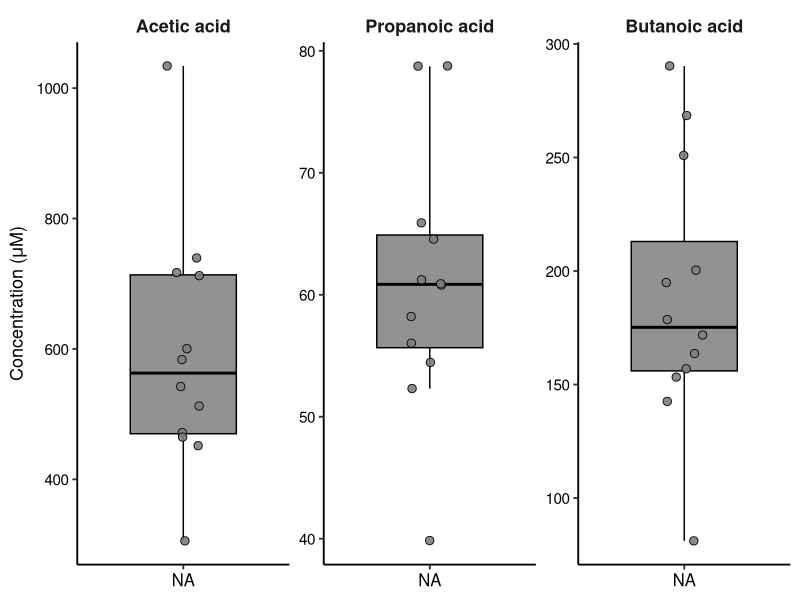
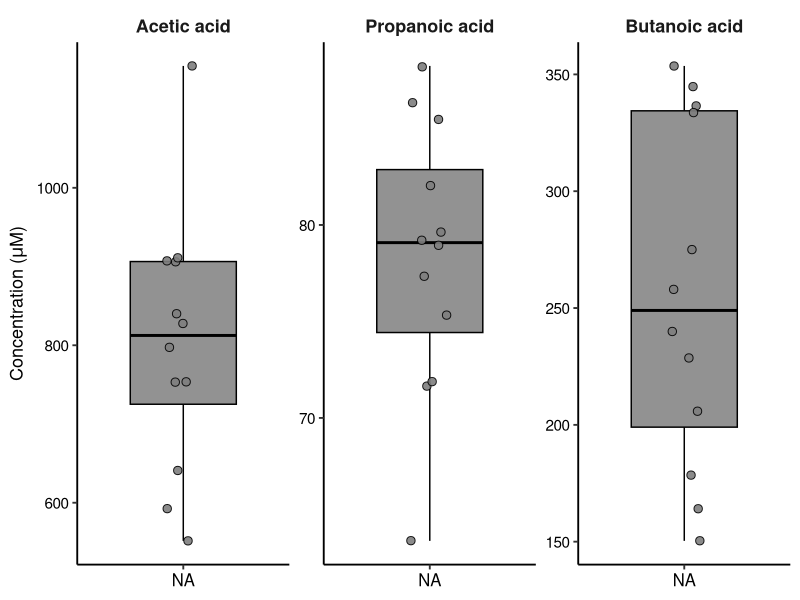
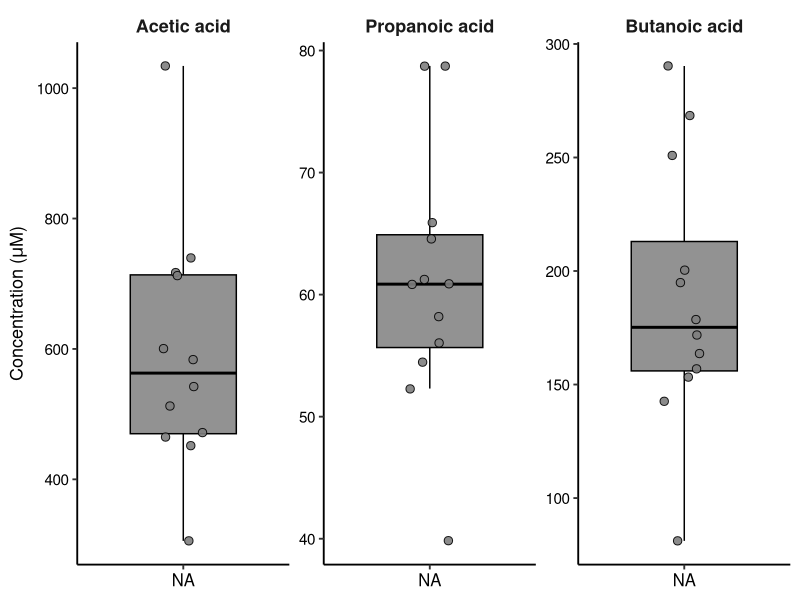
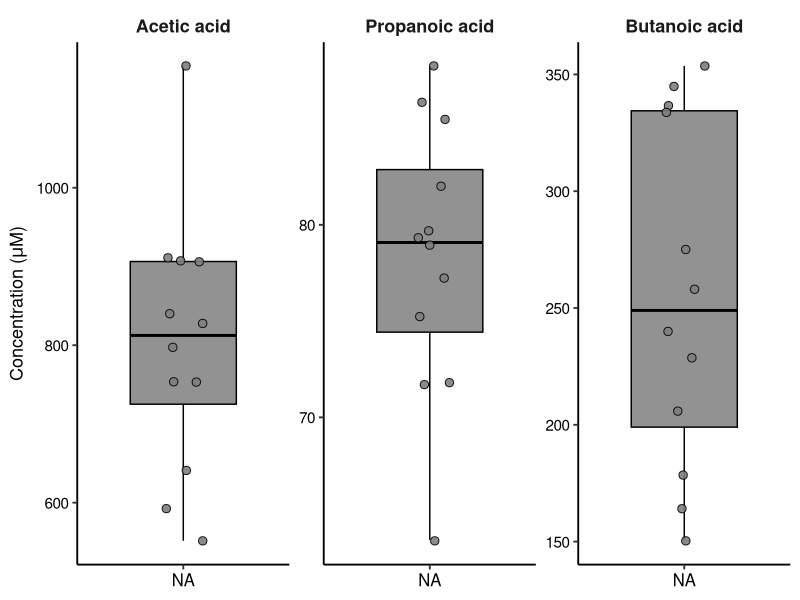

Recreate these plots in R, in order.
## ---- chunk 1
library(tidyverse)
library(ggpubr)
## ---- chunk 2
# Male
acid_df_male <- data.frame(
  Acid = c("Acetic acid", "Propanoic acid", "Butanoic acid"),
  SCFA_2R = c(30.77341192, 4.311783052, 17.65337896),
  SCFA_2L = c(32.56562304, 4.505201710, 15.13776941),
  SCFA_2N = c(27.12212407, 5.832733405, 15.73484547),
  SCFA_4R = c(28.32625100, 3.874803593, 13.50260895),
  SCFA_4L = c(43.06492747, 4.534859619, 17.17340486),
  SCFA_4N = c(62.09566630, 5.832733405, 25.57701063),
  SCFA_8 = c(18.35740908, 2.950271736, 7.149994563),
  SCFA_9 = c(27.91669927, 4.033582377, 12.56273199),
  SCFA_10 = c(36.06053286, 4.153475649, 14.41951245),
  SCFA_14 = c(35.04559781, 4.511368808, 23.65483562),
  SCFA_15 = c(42.78184810, 4.783494368, 13.82546335),
  SCFA_16 = c(44.41105699, 4.881566159, 22.10643895)
)

# Female
acid_df_female <- data.frame(
  Acid = c("Acetic acid", "Propanoic acid", "Butanoic acid"),
  SCFA_1R = c(50.4441707, 6.393796959, 29.65419381),
  SCFA_1L = c(54.4072584, 6.536856053, 31.15662021),
  SCFA_1N = c(47.87936608, 5.725631541, 30.38061478),
  SCFA_3R = c(54.48077598, 5.872126656, 20.14642072),
  SCFA_3L = c(38.49203531, 5.309342005, 15.72054536),
  SCFA_3N = c(45.22570221, 5.577567228, 24.2285883),
  SCFA_5 = c(45.25043714, 6.075897099, 18.13886282),
  SCFA_6 = c(33.12207867, 5.901728097, 13.24623953),
  SCFA_7 = c(35.57748589, 5.320871359, 14.45610848),
  SCFA_11 = c(49.69813036, 5.844811114, 21.14085906),
  SCFA_12 = c(54.71039006, 4.713661281, 22.73096207),
  SCFA_13 = c(69.34386146, 6.327768089, 29.40061417)
)
## ---- chunk 3
# Molecular weights in g/mol
mw_df <- data.frame(
  Acid = c("Acetic acid", "Propanoic acid", "Butanoic acid"),
  Molecular_weight = c(
    60.052,  # Acetic acid
    74.079,  # Propanoic acid
    88.106   # Butanoic acid
  )
)

# Convert from wide to long format and convert ppm to µM male
acid_long_male <- acid_df_male %>%
  pivot_longer(
    cols = -Acid,
    names_to = "Sample",
    values_to = "ppm"
  ) %>%
  left_join(mw_df, by = "Acid") %>%
  mutate(
    uM = (ppm / Molecular_weight) * 1000,
    
    Group = case_when(
      str_detect(Sample, "^Con") ~ "Control",
      str_detect(Sample, "^Strs") ~ "Stress"
    ),
    
    Group = factor(Group, levels = c("Control", "Stress")),
    
    Acid = factor(
      Acid,
      levels = c("Acetic acid", "Propanoic acid", "Butanoic acid")
    )
  )

# Female
acid_long_female <- acid_df_female %>%
  pivot_longer(
    cols = -Acid,
    names_to = "Sample",
    values_to = "ppm"
  ) %>%
  left_join(mw_df, by = "Acid") %>%
  mutate(
    uM = (ppm / Molecular_weight) * 1000,
    
    Group = case_when(
      str_detect(Sample, "^Con") ~ "Control",
      str_detect(Sample, "^Strs") ~ "Stress"
    ),
    
    Group = factor(Group, levels = c("Control", "Stress")),
    
    Acid = factor(
      Acid,
      levels = c("Acetic acid", "Propanoic acid", "Butanoic acid")
    )
  )
## ---- chunk 4
# Colors
group_colors <- c(
  "Control" = "#4D4D4D",
  "Stress"  = "#FE8A13"
)

# Box-and-whisker plot using µM values male
acid_boxplot_male <- ggplot(acid_long_male, aes(x = Group, y = uM, fill = Group)) +
  geom_boxplot(
    width = 0.6,
    alpha = 0.85,
    color = "black",
    outlier.shape = NA
  ) +
  geom_jitter(
    width = 0.12,
    size = 2.5,
    shape = 21,
    color = "black",
    alpha = 0.9
  ) +
  facet_wrap(~ Acid, scales = "free_y") +
  scale_fill_manual(values = group_colors) +
  stat_compare_means(
    comparisons = list(c("Control", "Stress")),
    method = "wilcox.test",
    label = "p.signif",
    size = 5
  ) +
  theme_classic(base_size = 14) +
  labs(
    x = NULL,
    y = expression("Concentration ("*mu*"M)"),
    fill = NULL
  ) +
  theme(
    strip.background = element_blank(),
    strip.text = element_text(face = "bold", size = 13),
    axis.text.x = element_text(size = 12, color = "black"),
    axis.text.y = element_text(size = 11, color = "black"),
    axis.title.y = element_text(size = 13),
    legend.position = "none"
  )
acid_boxplot_male

# Box-and-whisker plot using µM values female
acid_boxplot_female <- ggplot(acid_long_female, aes(x = Group, y = uM, fill = Group)) +
  geom_boxplot(
    width = 0.6,
    alpha = 0.85,
    color = "black",
    outlier.shape = NA
  ) +
  geom_jitter(
    width = 0.12,
    size = 2.5,
    shape = 21,
    color = "black",
    alpha = 0.9
  ) +
  facet_wrap(~ Acid, scales = "free_y") +
  scale_fill_manual(values = group_colors) +
  stat_compare_means(
    comparisons = list(c("Control", "Stress")),
    method = "wilcox.test",
    label = "p.signif",
    size = 5
  ) +
  theme_classic(base_size = 14) +
  labs(
    x = NULL,
    y = expression("Concentration ("*mu*"M)"),
    fill = NULL
  ) +
  theme(
    strip.background = element_blank(),
    strip.text = element_text(face = "bold", size = 13),
    axis.text.x = element_text(size = 12, color = "black"),
    axis.text.y = element_text(size = 11, color = "black"),
    axis.title.y = element_text(size = 13),
    legend.position = "none"
  )
acid_boxplot_female
## ---- chunk 5
ggsave(
  filename = "acid_boxplot_uM_male.pdf",
  plot = acid_boxplot_male,
  width = 8,
  height = 4,
  units = "in"
)

ggsave(
  filename = "acid_boxplot_uM_female.pdf",
  plot = acid_boxplot_female,
  width = 8,
  height = 4,
  units = "in"
)
